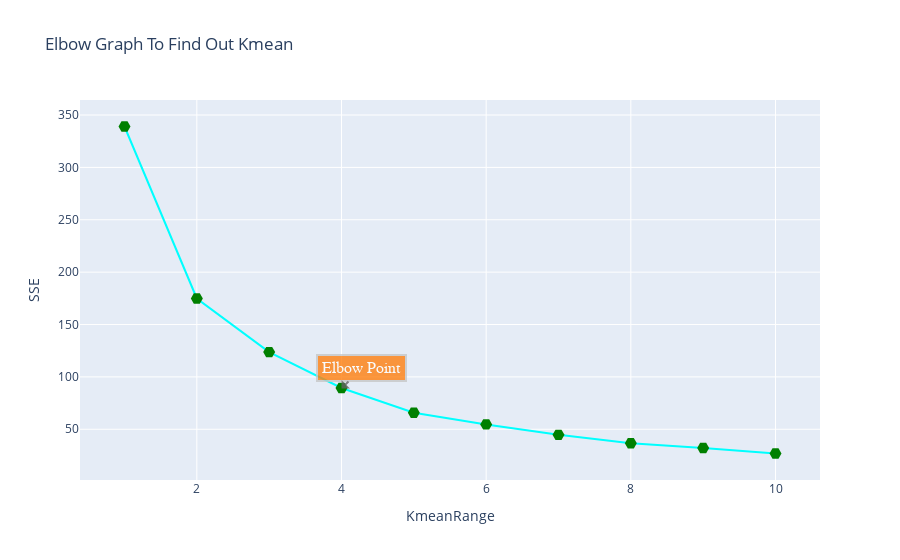

Notebook source saved alongside this figure:
### Code cell
from sklearn.cluster import KMeans
sse = []
kmnrng = range(1,11)
for k in kmnrng:
    km = KMeans(n_clusters = k)
    km.fit(data2[['alcohol', 'quality']])
    sse.append(km.inertia_)
sse = ps.DataFrame(sse)
sse.rename(columns = {0:'SSE'}, inplace = True)
kmnrng = ps.DataFrame(kmnrng)
kmnrng.rename(columns = {0:'Kmean'}, inplace = True)
kmnelbw = ps.concat([kmnrng, sse], axis=1)
fig = go.Figure()
fig = fig.add_trace(go.Scatter(x = kmnelbw['Kmean'], y = kmnelbw['SSE'], mode = 'lines+markers', name = 'ElbowLine', line = dict(color = 'cyan'), textposition="top right", marker = dict(size = 12, color = 'green', symbol = 'hexagon2')))
fig.add_annotation(x = 4, y = 89, xref = "x", yref = "y", text = "Elbow Point", showarrow = True, font=dict(family = "Courier New, monospace", size=16, color="#ffffff"),
                align = "center", arrowhead = 1, arrowsize = 1, arrowwidth = 2, arrowcolor = "#636363",  ax=20, ay =-20, bordercolor = "#c7c7c7", borderwidth = 2, borderpad = 4, bgcolor = "#ff7f0e", opacity = 0.8)
fig.update_layout(title = "Elbow Graph To Find Out Kmean", xaxis_title = 'KmeanRange', yaxis_title = 'SSE')
fig.show()

### Figure 1 — Plotly figure (JSON) as saved in the notebook; plotly's stock layout.template omitted (floating-point values rounded to 4 significant figures)
{"data": [{"line": {"color": "cyan"}, "marker": {"color": "green", "size": 12, "symbol": "hexagon2"}, "mode": "lines+markers", "name": "ElbowLine", "textposition": "top right", "type": "scatter", "x": [1, 2, 3, 4, 5, 6, 7, 8, 9, 10], "y": [339.1, 174.8, 123.7, 89.38, 65.71, 54.64, 44.66, 36.69, 32.11, 26.86]}], "layout": {"annotations": [{"align": "center", "arrowcolor": "#636363", "arrowhead": 1, "arrowsize": 1, "arrowwidth": 2, "ax": 20, "ay": -20, "bgcolor": "#ff7f0e", "bordercolor": "#c7c7c7", "borderpad": 4, "borderwidth": 2, "font": {"color": "#ffffff", "family": "Courier New, monospace", "size": 16}, "opacity": 0.8, "showarrow": true, "text": "Elbow Point", "x": 4, "xref": "x", "y": 89, "yref": "y"}], "autosize": true, "title": {"text": "Elbow Graph To Find Out Kmean"}, "xaxis": {"autorange": true, "range": [0.4319, 10.57], "title": {"text": "KmeanRange"}, "type": "linear"}, "yaxis": {"autorange": true, "range": [-8.179, 374.1], "title": {"text": "SSE"}, "type": "linear"}}}
